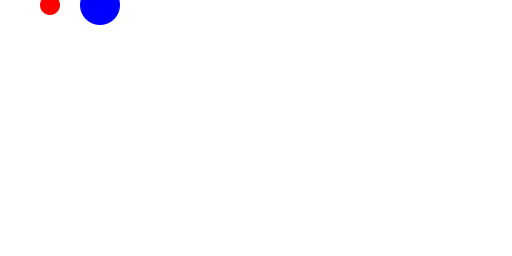
Frame 1 (no input)
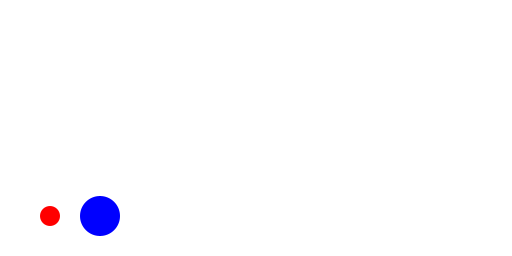
Frame 60 (the mouse pressed at the canvas centre just before this capture)
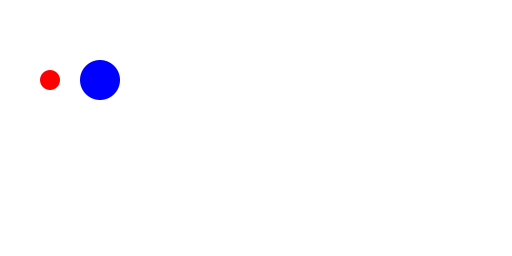
Frame 120 (the mouse held since frame 60 and released just before this capture)

The Processing sketch that drew these frames (run headless with seeded random() and noise(); from frame 60 on, the mouse is pressed at the canvas centre):

// Processing sketch: Esercizio1_esamefebbraio
// ── Esercizio1_esamefebbraio.pde
Ball b,c;
void setup()
{
  size(512,256);
  b=new Ball(50,0,10);
  c=new Hyperball(100,0,20);
}

void draw()
{
  background(255);
  b.run();
  c.run();
  
  
}

// ── Ball.pde
class Ball
{
  int posX, posY, r, sy;
  
  Ball(int px,int py,int _r)
  {
    posX=px;
    posY=py;
    r=_r;
    sy=5;
  }
  
  void display()
  {
    noStroke();
    fill(255,0,0);
    ellipseMode(CENTER);
    ellipse(posX,posY,r*2,r*2);
  }
  
  void move()
  {
    posY+=sy;
  }
  
  void bounce()
  {
    if(posY>height)
    {
      sy=-sy;
      posY=height;
    }
    if(posY<0)
    {
      sy=-sy;
      posY=0;
    }
  }
  
  void run()
  {
    move();
    display();
    bounce();
  }
  
  
  
}

// ── Hyperball.pde
class Hyperball extends Ball
{
  color c;
  Hyperball(int x, int y, int r)
  {
    super(x,y,r);
    c=color(0,0,255);
  }
  
  void display()
  {
    noStroke();
    fill(c);
    ellipseMode(CENTER);
    ellipse(posX,posY,r*2,r*2);
  }
  
  void mouseCovered()
  {
    if((mouseX>(posX-r)) && (mouseX<(posX+r)) && (mouseY>(posY-r)) && (mouseY<(posY+r)))
    {
      c=color(random(0,255),random(0,255),random(0,255));
    }
  }
  
  void run()
  {
    mouseCovered();
    super.run();
  }
  
  
}
